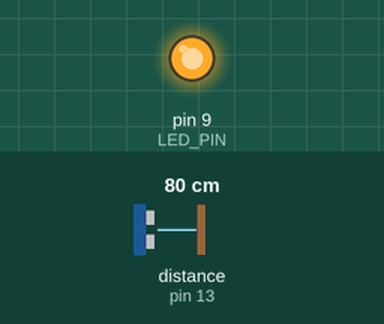
This sketch was run on a simulated Arduino Uno, built with avr-gcc and run on an emulated ATmega328P. Shown: output pins drawn as LEDs (lit = HIGH). Wiring (inferred from the names in the program): ultrasonic range finder: trigger pin 12; echo pin 13. The test bench sets the inputs (shaded band); at power-on: distance to the obstacle (sensor on pin 13) 80 cm. The echo pulse lasts 58.3 µs per cm; pins used as bus, display or sensor lines are not drawn; what the sketch prints to the serial monitor is not drawn.

Above: at 5.0 s.
At 10.2 s:
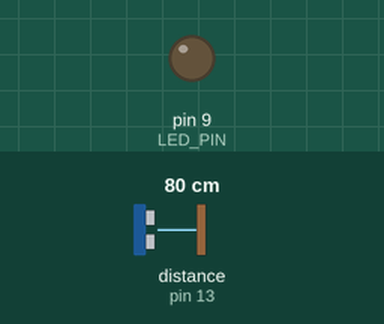
Timing chart, 0 to 13.7 s (numbered marks = the images above):
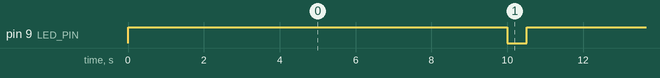

The sketch:

distance.ino
```cpp
const int TRIG_PIN = 12;
const int ECHO_PIN = 13;
const int LED_PIN = 9;
      int LOG = 0;


void setup() {
  // initialize serial communication:
  Serial.begin(9600);

  pinMode(TRIG_PIN,OUTPUT);
  pinMode(ECHO_PIN,INPUT);
  pinMode(LED_PIN,OUTPUT);
}

void loop()
{
   long duration, distanceCm, distanceIn;

  // Give a short LOW pulse beforehand to ensure a clean HIGH pulse:
  digitalWrite(TRIG_PIN, LOW);
  delayMicroseconds(2);
  digitalWrite(TRIG_PIN, HIGH);
  delayMicroseconds(10);
  digitalWrite(TRIG_PIN, LOW);
  duration = pulseIn(ECHO_PIN,HIGH);

  // convert the time into a distance
  distanceCm = duration / 29.1 / 2 ;
  distanceIn = duration / 74 / 2;

  if (distanceCm <= 0){
    Serial.println("Out of range");
  }
  else {
    Serial.print(distanceIn);
    Serial.print("in, ");
    Serial.print(distanceCm);
    Serial.print("cm");
    Serial.println();
  }

  if(distanceCm < 250)
  {
    digitalWrite(LED_PIN ,HIGH);
    delay(10000);
    digitalWrite(LED_PIN ,LOW);
  }
  delay(500);
}
```

Measured:
- by itself, pin 9 (LED_PIN): alternates HIGH for 10.0 s and LOW for 0.51 s
